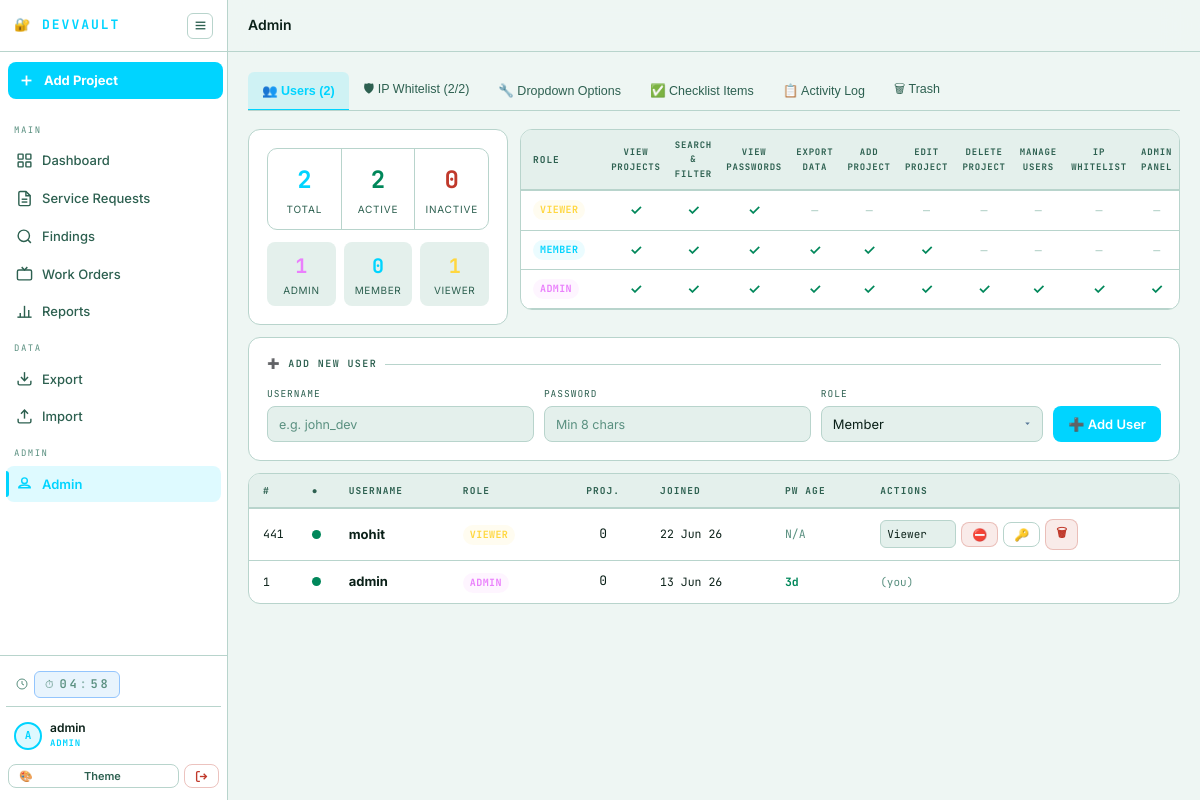
/admin.php (signed in), run on the app's committed database.
### tables this page shows
CREATE TABLE users (
            id INTEGER PRIMARY KEY AUTOINCREMENT,
            username TEXT UNIQUE NOT NULL,
            password_hash TEXT NOT NULL,
            role TEXT DEFAULT 'member',
            is_active INTEGER DEFAULT 1,
            theme TEXT DEFAULT 'dark',
            accent_color TEXT DEFAULT '#00d4ff',
            bg_color TEXT DEFAULT '',
            font_size INTEGER DEFAULT 14,
            font_family TEXT DEFAULT 'Rajdhani',
            created_at DATETIME DEFAULT CURRENT_TIMESTAMP
        , password_changed INTEGER DEFAULT 0, password_changed_at DATETIME DEFAULT NULL, colorblind_mode TEXT DEFAULT 'none');

### admin.php (the view, shortened to what this page needs)
<?php
$db = get_db();
$db->exec("CREATE TABLE IF NOT EXISTS ip_whitelist (
    id INTEGER PRIMARY KEY AUTOINCREMENT,
    ip_address TEXT NOT NULL UNIQUE,
    label TEXT,
    added_by INTEGER,
    added_at DATETIME DEFAULT CURRENT_TIMESTAMP,
    is_active INTEGER DEFAULT 1
)");
$users          = $db->query("SELECT *,(SELECT COUNT(*) FROM projects WHERE created_by=users.id) as pc FROM users ORDER BY role DESC,username")->fetchAll();
$deleted_projects = [];
try {
    $deleted_projects = $db->query(
        "SELECT p.*, u.username as deleted_by_name
         FROM projects p
         LEFT JOIN users u ON p.deleted_by = u.id
         WHERE p.deleted_at IS NOT NULL
         ORDER BY p.deleted_at DESC"
    )->fetchAll();
} catch (Exception $e) {}
$ipList         = $db->query("SELECT w.*, u.username as added_by_name FROM ip_whitelist w LEFT JOIN users u ON w.added_by=u.id ORDER BY w.added_at DESC")->fetchAll();
$roleColors = ['admin' => '#ea80fc', 'member' => '#00d4ff', 'viewer' => '#ffd740'];
$roleLabel  = ['admin' => 'Admin', 'member' => 'Member', 'viewer' => 'Viewer'];
$ip_total       = count($ipList);
$ip_active      = count(array_filter($ipList, fn($r) => $r['is_active']));
$active_tab     = $_GET['tab'] ?? 'users';
?>
<?php
require_once __DIR__ . '/includes/sidebar.php';
?>
<div class="dv-content">
<div class="dv-tabs">
  <button class="dv-tab <?= in_array($active_tab, ['users','add']) ? 'active' : '' ?>" data-tab="users">👥 Users (<?= count($users) ?>)</button>
  <button class="dv-tab <?= $active_tab === 'ip'        ? 'active' : '' ?>\" data-tab="ip">🛡 IP Whitelist <?= $ip_total > 0 ? "($ip_active/$ip_total)" : '' ?></button>
  <button class="dv-tab <?= $active_tab === 'options'   ? 'active' : '' ?>" data-tab="options">🔧 Dropdown Options</button>
  <button class="dv-tab <?= $active_tab === 'checklist' ? 'active' : '' ?>" data-tab="checklist">✅ Checklist Items</button>
  <button class="dv-tab <?= $active_tab === 'logs'      ? 'active' : '' ?>" data-tab="logs">📋 Activity Log</button>
  <button class="dv-tab <?= $active_tab === 'trash' ? 'active' : '' ?>" data-tab="trash">🗑 Trash <?= count($deleted_projects)>0?'('.count($deleted_projects).')':'' ?></button>
</div>
<div class="tab-pane <?= in_array($active_tab, ['users','add']) ? 'active' : '' ?>" id="tab-users">
<?php
$cnt_active   = count(array_filter($users, fn($u) => (int)($u['is_active']??1) === 1));
$cnt_inactive = count($users) - $cnt_active;
$cnt_admin    = count(array_filter($users, fn($u) => $u['role']==='admin'));
$cnt_member   = count(array_filter($users, fn($u) => $u['role']==='member'));
$cnt_viewer   = count(array_filter($users, fn($u) => $u['role']==='viewer'));
$cnt_total    = count($users);
?>
  <div style="display:grid;grid-template-columns:auto 1fr;gap:12px;margin-bottom:12px;align-items:start">
    <div class="card" style="min-width:260px">
      <div style="display:flex;gap:0;border:1px solid var(--bdr);border-radius:10px;overflow:hidden;margin-bottom:12px">
        <div style="flex:1;text-align:center;padding:12px 8px;border-right:1px solid var(--bdr)">
          <div style="font-size:24px;font-weight:700;font-family:'JetBrains Mono',monospace;color:var(--acc)"><?= $cnt_total ?></div>
          <div style="font-size:10px;color:var(--tx2);text-transform:uppercase;letter-spacing:.8px;margin-top:2px">Total</div>
        </div>
        <div style="flex:1;text-align:center;padding:12px 8px;border-right:1px solid var(--bdr)">
          <div style="font-size:24px;font-weight:700;font-family:'JetBrains Mono',monospace;color:var(--ok)"><?= $cnt_active ?></div>
          <div style="font-size:10px;color:var(--tx2);text-transform:uppercase;letter-spacing:.8px;margin-top:2px">Active</div>
        </div>
        <div style="flex:1;text-align:center;padding:12px 8px">
          <div style="font-size:24px;font-weight:700;font-family:'JetBrains Mono',monospace;color:var(--err)"><?= $cnt_inactive ?></div>
          <div style="font-size:10px;color:var(--tx2);text-transform:uppercase;letter-spacing:.8px;margin-top:2px">Inactive</div>
        </div>
      </div>
      <div style="display:grid;grid-template-columns:1fr 1fr 1fr;gap:8px">
        <div style="text-align:center;background:var(--sur2);border-radius:8px;padding:8px 4px">
          <div style="font-size:20px;font-weight:700;font-family:'JetBrains Mono',monospace;color:<?= $roleColors['admin'] ?>"><?= $cnt_admin ?></div>
          <div style="font-size:10px;color:var(--tx2);text-transform:uppercase;letter-spacing:.6px">Admin</div>
        </div>
        <div style="text-align:center;background:var(--sur2);border-radius:8px;padding:8px 4px">
          <div style="font-size:20px;font-weight:700;font-family:'JetBrains Mono',monospace;color:<?= $roleColors['member'] ?>"><?= $cnt_member ?></div>
          <div style="font-size:10px;color:var(--tx2);text-transform:uppercase;letter-spacing:.6px">Member</div>
        </div>
        <div style="text-align:center;background:var(--sur2);border-radius:8px;padding:8px 4px">
          <div style="font-size:20px;font-weight:700;font-family:'JetBrains Mono',monospace;color:<?= $roleColors['viewer'] ?>"><?= $cnt_viewer ?></div>
          <div style="font-size:10px;color:var(--tx2);text-transform:uppercase;letter-spacing:.6px">Viewer</div>
        </div>
      </div>
    </div>
    <div class="card" style="padding:0;overflow:hidden">
      <?php
      $perms = ['View Projects','Search & Filter','View Passwords','Export Data','Add Project','Edit Project','Delete Project','Manage Users','IP Whitelist','Admin Panel'];
      $rolePerms = [
        'viewer' => [1,1,1,0,0,0,0,0,0,0],
        'member' => [1,1,1,1,1,1,0,0,0,0],
        'admin'  => [1,1,1,1,1,1,1,1,1,1],
      ];
      ?>
      <table style="width:100%;border-collapse:collapse;font-size:11px">
        <thead>
          <tr style="background:var(--sur2)">
            <th style="padding:8px 12px;text-align:left;font-family:'JetBrains Mono',monospace;font-size:9.5px;text-transform:uppercase;letter-spacing:1px;color:var(--tx2);border-bottom:2px solid var(--bdr);white-space:nowrap;min-width:80px">Role</th>
            <?php foreach ($perms as $p): ?>
            <th style="padding:8px 6px;text-align:center;font-family:'JetBrains Mono',monospace;font-size:9px;text-transform:uppercase;letter-spacing:.8px;color:var(--tx2);border-bottom:2px solid var(--bdr);white-space:nowrap"><?= str_replace(' ','<br>',$p) ?></th>
            <?php endforeach; ?>
          </tr>
        </thead>
        <tbody>
          <?php foreach (['viewer','member','admin'] as $role):
            $rclr = $roleColors[$role];
          ?>
          <tr style="border-bottom:1px solid var(--bdr)">
            <td style="padding:8px 12px">
              <span class="badge" style="color:<?= $rclr ?>;border-color:<?= $rclr ?>40;background:<?= $rclr ?>14;white-space:nowrap"><?= ucfirst($role) ?></span>
            </td>
            <?php foreach ($rolePerms[$role] as $has): ?>
            <td style="text-align:center;padding:8px 4px">
              <?= $has ? '<span style="color:var(--ok);font-weight:700;font-size:14px">✓</span>' : '<span style="color:var(--bdr);font-size:14px">–</span>' ?>
            </td>
            <?php endforeach; ?>
          </tr>
          <?php endforeach; ?>
        </tbody>
      </table>
    </div>
  </div>
  <div class="card" style="margin-bottom:12px">
    <div class="card-title">➕ Add New User</div>
    <form method="POST">
      <div style="display:flex;gap:10px;align-items:flex-end;flex-wrap:nowrap">
        <div style="flex:1.2;display:flex;flex-direction:column;gap:4px;min-width:0">
          <label style="font-family:'JetBrains Mono',monospace;font-size:9.5px;text-transform:uppercase;letter-spacing:1px;color:var(--tx2)">Username</label>
          <input type="text" name="username" placeholder="e.g. john_dev" required style="height:36px">
        </div>
        <div style="flex:1.2;display:flex;flex-direction:column;gap:4px;min-width:0">
          <label style="font-family:'JetBrains Mono',monospace;font-size:9.5px;text-transform:uppercase;letter-spacing:1px;color:var(--tx2)">Password</label>
          <input type="password" name="password" placeholder="Min 8 chars" required style="height:36px">
        </div>
        <div style="flex:1;display:flex;flex-direction:column;gap:4px;min-width:0">
          <label style="font-family:'JetBrains Mono',monospace;font-size:9.5px;text-transform:uppercase;letter-spacing:1px;color:var(--tx2)">Role</label>
          <select name="role" style="height:36px">
            <option value="member">Member</option>
          </select>
        </div>
        <button type="submit" class="btn btn-primary" style="height:36px;white-space:nowrap;flex-shrink:0">➕ Add User</button>
      </div>
    </form>
  </div>
  <div class="card" style="padding:0;overflow:hidden">
    <table class="admin-table">
      <thead><tr>
        <th>#</th><th>●</th><th>Username</th><th>Role</th>
        <th style="text-align:center">Proj.</th><th>Joined</th><th>PW Age</th><th>Actions</th>
      </tr></thead>
      <tbody>
      <?php foreach ($users as $u):
        $isActive = (int)($u['is_active'] ?? 1);
        $rclr = $roleColors[$u['role']] ?? '#8b949e';
      ?>
      <tr style="<?= !$isActive ? 'opacity:.5' : '' ?>">
        <td class="td-mono" style="width:40px"><?= $u['id'] ?></td>
        <td style="width:24px">
          <span style="display:inline-block;width:9px;height:9px;border-radius:50%;background:<?= $isActive ? 'var(--ok)' : 'var(--err)' ?>" title="<?= $isActive ? 'Active' : 'Inactive' ?>"></span>
        </td>
        <td style="font-weight:700;font-size:13px"><?= htmlspecialchars($u['username']) ?></td>
        <td>
          <span class="badge" style="color:<?= $rclr ?>;border-color:<?= $rclr ?>40;background:<?= $rclr ?>14">
            <?= $roleLabel[$u['role']] ?? $u['role'] ?>
          </span>
        </td>
        <td style="text-align:center;font-family:'JetBrains Mono',monospace"><?= $u['pc'] ?></td>
        <td class="td-mono"><?= date('d M y', strtotime($u['created_at'])) ?></td>
        <td class="td-mono">
          <?php
            $pw_date = $u['password_changed_at'] ?? null;
            if ($pw_date) {
              $age_days = (int)round((time() - strtotime($pw_date)) / 86400);
              $age_col  = $age_days >= PASSWORD_EXPIRY_DAYS ? 'var(--err)' : ($age_days >= 80 ? 'var(--warn)' : 'var(--ok)');
              echo "<span style='color:{$age_col};font-weight:700'>{$age_days}d</span>";
            } else { echo '<span style="color:var(--tx3)">N/A</span>'; }
          ?>
        </td>
        <td style="white-space:nowrap">
          <?php if ($u['id'] !== $_SESSION['user_id']): ?>
          <div style="display:flex;gap:5px;align-items:center">
            <select data-uid="<?= $u['id'] ?>" data-action="change-role"
              style="background:var(--sur2);border:1px solid var(--bdr);border-radius:6px;padding:3px 6px;color:var(--tx);font-size:11px;font-family:'JetBrains Mono',monospace;outline:none;cursor:pointer;height:28px;width:76px">
              <option value="viewer" <?= $u['role']==='viewer' ? 'selected':'' ?>>Viewer</option>
            </select>
            <form method="POST" style="display:inline">
              <button type="submit" class="btn <?= $isActive ? 'btn-danger' : 'btn-success' ?> btn-sm">
                <?= $isActive ? '⛔' : '✅' ?>
              </button>
            </form>
            <button class="btn btn-ghost btn-sm" data-action="reset-pw" data-uid="<?= $u['id'] ?>" data-uname="<?= htmlspecialchars($u['username']) ?>">🔑</button>
            <form method="POST" style="display:inline">
              <button type="submit" class="btn btn-danger btn-sm" data-confirm="Delete user <?= htmlspecialchars($u['username']) ?>?">🗑</button>
            </form>
          </div>
          <?php else: ?>
          <span style="font-size:11px;color:var(--tx3);font-family:'JetBrains Mono',monospace">(you)</span>
          <?php endif; ?>
        </td>
      </tr>
      <?php endforeach; ?>
      </tbody>
    </table>
  </div>
</div>
</div>
</div>
<?php require_once __DIR__ . '/includes/sidebar_footer.php'; ?>

### data on the page
users: id "441", is_active 1 (drawn), username "mohit", role "VIEWER", pc "0", created_at "22 Jun 26", shows "N/A", role+id "Viewer"
users: id "1", is_active 1 (drawn), username "admin", role "ADMIN", pc "0", created_at "13 Jun 26", password_changed_at "3", shows "(you)"

### other printed values
$_init "A"
$_u "admin"
$_role "ADMIN"
$page_title "Admin"
count($users) "2"
$ip_active "2"
$ip_total "2"
$cnt_total "2"
$cnt_active "2"
$cnt_inactive "0"
$cnt_admin "1"
$cnt_member "0"
$cnt_viewer "1"
str_replace(' ','<br>',$p) "VIEW PROJECTS"
str_replace(' ','<br>',$p) "SEARCH & FILTER"
